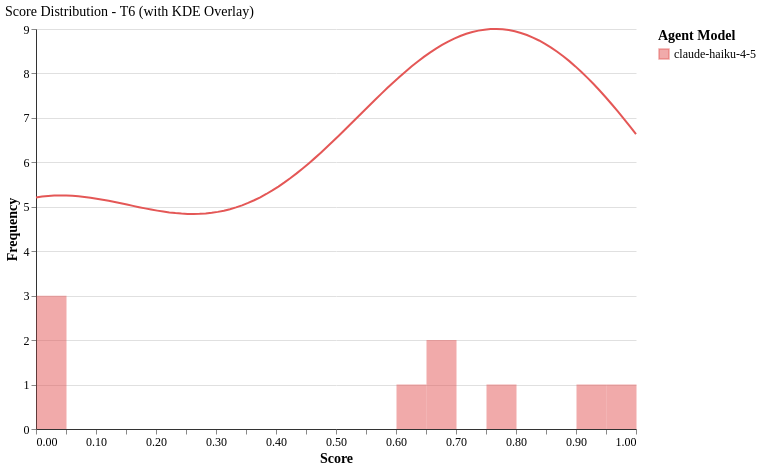

The specification (Vega-Lite) saved for this image:
### Vega-Lite specification from a JSON file in a GitHub repository (floating-point values rounded to 4 significant figures)
{"config": {"font": "serif", "axis": {"labelFontSize": 12, "titleFontSize": 14, "gridColor": "#e0e0e0", "domainColor": "#333333"}, "legend": {"labelFontSize": 12, "titleFontSize": 14}, "title": {"fontSize": 14, "anchor": "start", "fontWeight": "normal"}, "view": {"stroke": null, "continuousWidth": 400, "continuousHeight": 300, "strokeWidth": 0}, "mark": {"tooltip": true}}, "layer": [{"data": {"name": "data-59b7cec89575ca047b82c97521ae6e2a"}, "mark": {"type": "bar", "binSpacing": 0, "opacity": 0.5}, "encoding": {"color": {"field": "agent_model", "scale": {"domain": ["claude-haiku-4-5"], "range": ["#E45756"]}, "title": "Agent Model", "type": "nominal"}, "tooltip": [{"field": "agent_model", "title": "Model", "type": "nominal"}, {"aggregate": "count", "title": "Count", "type": "quantitative"}], "x": {"bin": {"maxbins": 20}, "field": "score", "title": "Score", "type": "quantitative"}, "y": {"aggregate": "count", "title": "Frequency", "type": "quantitative"}}}, {"data": {"name": "data-413efe69707f2a4b210b96188c88716f"}, "mark": {"type": "line", "strokeWidth": 2}, "encoding": {"color": {"field": "agent_model", "scale": {"domain": ["claude-haiku-4-5"], "range": ["#E45756"]}, "type": "nominal"}, "x": {"field": "score", "type": "quantitative"}, "y": {"field": "scaled_density", "type": "quantitative"}}}], "data": {"name": "data-59b7cec89575ca047b82c97521ae6e2a"}, "height": 400, "title": "Score Distribution - T6 (with KDE Overlay)", "width": 600, "$schema": "https://vega.github.io/schema/vega-lite/v6.1.0.json", "datasets": {"data-59b7cec89575ca047b82c97521ae6e2a": [{"experiment": "test-001", "agent_model": "claude-haiku-4-5", "tier": "T6", "subtest": "01", "run_number": 1, "score": 0.0, "impl_rate": null, "passed": false, "grade": "F", "cost_usd": 0.08275, "duration_seconds": 21.32, "agent_duration_seconds": 12.58, "judge_duration_seconds": 8.742, "input_tokens": 22, "output_tokens": 655, "cache_creation_tokens": 51475, "cache_read_tokens": 151135, "total_tokens": 203287, "exit_code": 0, "api_calls": 5, "num_turns": null, "num_models": null, "delegation_cost_ratio": null, "r_prog": 0.0, "strategic_drift": 0.0, "cfp": 0.0, "pr_revert_rate": 0.0}, {"experiment": "test-001", "agent_model": "claude-haiku-4-5", "tier": "T6", "subtest": "01", "run_number": 2, "score": 0.0, "impl_rate": null, "passed": false, "grade": "F", "cost_usd": 0.0675, "duration_seconds": 17.94, "agent_duration_seconds": 11.51, "judge_duration_seconds": 6.425, "input_tokens": 27, "output_tokens": 817, "cache_creation_tokens": 28587, "cache_read_tokens": 276554, "total_tokens": 305985, "exit_code": 0, "api_calls": 6, "num_turns": null, "num_models": null, "delegation_cost_ratio": null, "r_prog": 0.0, "strategic_drift": 0.0, "cfp": 0.0, "pr_revert_rate": 0.0}, {"experiment": "test-001", "agent_model": "claude-haiku-4-5", "tier": "T6", "subtest": "01", "run_number": 3, "score": 0.0, "impl_rate": null, "passed": false, "grade": "F", "cost_usd": 0.06084, "duration_seconds": 16.47, "agent_duration_seconds": 12.03, "judge_duration_seconds": 4.443, "input_tokens": 22, "output_tokens": 589, "cache_creation_tokens": 28303, "cache_read_tokens": 224953, "total_tokens": 253867, "exit_code": 0, "api_calls": 5, "num_turns": null, "num_models": null, "delegation_cost_ratio": null, "r_prog": 0.0, "strategic_drift": 0.0, "cfp": 0.0, "pr_revert_rate": 0.0}, {"experiment": "test-002", "agent_model": "claude-haiku-4-5", "tier": "T6", "subtest": "01", "run_number": 1, "score": 0.68, "impl_rate": 0.8441, "passed": true, "grade": "B", "cost_usd": 0.2548, "duration_seconds": 289.4, "agent_duration_seconds": 98.58, "judge_duration_seconds": 190.8, "input_tokens": 104, "output_tokens": 5520, "cache_creation_tokens": 73647, "cache_read_tokens": 1350451, "total_tokens": 1429722, "exit_code": 0, "api_calls": 36, "num_turns": null, "num_models": null, "delegation_cost_ratio": null, "r_prog": 0.0, "strategic_drift": 0.0, "cfp": 0.0, "pr_revert_rate": 0.0}, {"experiment": "test-002", "agent_model": "claude-haiku-4-5", "tier": "T6", "subtest": "01", "run_number": 2, "score": 0.795, "impl_rate": 0.8485, "passed": true, "grade": "B", "cost_usd": 0.2915, "duration_seconds": 252.6, "agent_duration_seconds": 95.23, "judge_duration_seconds": 157.3, "input_tokens": 51, "output_tokens": 5324, "cache_creation_tokens": 74374, "cache_read_tokens": 1718829, "total_tokens": 1798578, "exit_code": 0, "api_calls": 28, "num_turns": null, "num_models": null, "delegation_cost_ratio": null, "r_prog": 0.0, "strategic_drift": 0.0, "cfp": 0.0, "pr_revert_rate": 0.0}, {"experiment": "test-002", "agent_model": "claude-haiku-4-5", "tier": "T6", "subtest": "01", "run_number": 3, "score": 0.69, "impl_rate": 0.8143, "passed": true, "grade": "B", "cost_usd": 0.2912, "duration_seconds": 291.0, "agent_duration_seconds": 91.98, "judge_duration_seconds": 199.1, "input_tokens": 77, "output_tokens": 6614, "cache_creation_tokens": 75432, "cache_read_tokens": 1637816, "total_tokens": 1719939, "exit_code": 0, "api_calls": 35, "num_turns": null, "num_models": null, "delegation_cost_ratio": null, "r_prog": 0.0, "strategic_drift": 0.0, "cfp": 0.0, "pr_revert_rate": 0.0}, {"experiment": "test-003", "agent_model": "claude-haiku-4-5", "tier": "T6", "subtest": "01", "run_number": 1, "score": 0.9583, "impl_rate": 1.0, "passed": true, "grade": "A", "cost_usd": 0.1126, "duration_seconds": 205.7, "agent_duration_seconds": 97.2, "judge_duration_seconds": 108.5, "input_tokens": 45, "output_tokens": 1702, "cache_creation_tokens": 31019, "cache_read_tokens": 652806, "total_tokens": 685572, "exit_code": 0, "api_calls": 13, "num_turns": null, "num_models": null, "delegation_cost_ratio": null, "r_prog": 0.0, "strategic_drift": 0.0, "cfp": 0.0, "pr_revert_rate": 0.0}, {"experiment": "test-003", "agent_model": "claude-haiku-4-5", "tier": "T6", "subtest": "01", "run_number": 2, "score": 0.9167, "impl_rate": 0.875, "passed": true, "grade": "A", "cost_usd": 0.12, "duration_seconds": 144.8, "agent_duration_seconds": 81.45, "judge_duration_seconds": 63.34, "input_tokens": 52, "output_tokens": 1789, "cache_creation_tokens": 31933, "cache_read_tokens": 711188, "total_tokens": 744962, "exit_code": 0, "api_calls": 14, "num_turns": null, "num_models": null, "delegation_cost_ratio": null, "r_prog": 0.0, "strategic_drift": 0.0, "cfp": 0.0, "pr_revert_rate": 0.0}, {"experiment": "test-003", "agent_model": "claude-haiku-4-5", "tier": "T6", "subtest": "01", "run_number": 3, "score": 0.625, "impl_rate": 0.875, "passed": true, "grade": "B", "cost_usd": 0.06763, "duration_seconds": 165.1, "agent_duration_seconds": 26.43, "judge_duration_seconds": 138.6, "input_tokens": 23, "output_tokens": 978, "cache_creation_tokens": 31734, "cache_read_tokens": 230461, "total_tokens": 263196, "exit_code": 0, "api_calls": 5, "num_turns": null, "num_models": null, "delegation_cost_ratio": null, "r_prog": 0.0, "strategic_drift": 0.0, "cfp": 0.0, "pr_revert_rate": 0.0}], "data-413efe69707f2a4b210b96188c88716f": [{"agent_model": "claude-haiku-4-5", "tier": "T6", "score": 0.0, "density": 0.5338, "scaled_density": 5.21}, {"agent_model": "claude-haiku-4-5", "tier": "T6", "score": 0.0101, "density": 0.5357, "scaled_density": 5.229}, {"agent_model": "claude-haiku-4-5", "tier": "T6", "score": 0.0202, "density": 0.5371, "scaled_density": 5.243}, {"agent_model": "claude-haiku-4-5", "tier": "T6", "score": 0.0303, "density": 0.5379, "scaled_density": 5.251}, {"agent_model": "claude-haiku-4-5", "tier": "T6", "score": 0.0404, "density": 0.5382, "scaled_density": 5.254}, {"agent_model": "claude-haiku-4-5", "tier": "T6", "score": 0.05051, "density": 0.5381, "scaled_density": 5.252}, {"agent_model": "claude-haiku-4-5", "tier": "T6", "score": 0.06061, "density": 0.5374, "scaled_density": 5.246}, {"agent_model": "claude-haiku-4-5", "tier": "T6", "score": 0.07071, "density": 0.5363, "scaled_density": 5.236}, {"agent_model": "claude-haiku-4-5", "tier": "T6", "score": 0.08081, "density": 0.5349, "scaled_density": 5.221}, {"agent_model": "claude-haiku-4-5", "tier": "T6", "score": 0.09091, "density": 0.533, "scaled_density": 5.203}, {"agent_model": "claude-haiku-4-5", "tier": "T6", "score": 0.101, "density": 0.5309, "scaled_density": 5.183}, {"agent_model": "claude-haiku-4-5", "tier": "T6", "score": 0.1111, "density": 0.5285, "scaled_density": 5.159}, {"agent_model": "claude-haiku-4-5", "tier": "T6", "score": 0.1212, "density": 0.5259, "scaled_density": 5.134}, {"agent_model": "claude-haiku-4-5", "tier": "T6", "score": 0.1313, "density": 0.5231, "scaled_density": 5.106}, {"agent_model": "claude-haiku-4-5", "tier": "T6", "score": 0.1414, "density": 0.5202, "scaled_density": 5.078}, {"agent_model": "claude-haiku-4-5", "tier": "T6", "score": 0.1515, "density": 0.5172, "scaled_density": 5.049}, {"agent_model": "claude-haiku-4-5", "tier": "T6", "score": 0.1616, "density": 0.5143, "scaled_density": 5.02}, {"agent_model": "claude-haiku-4-5", "tier": "T6", "score": 0.1717, "density": 0.5113, "scaled_density": 4.991}, {"agent_model": "claude-haiku-4-5", "tier": "T6", "score": 0.1818, "density": 0.5085, "scaled_density": 4.964}, {"agent_model": "claude-haiku-4-5", "tier": "T6", "score": 0.1919, "density": 0.5058, "scaled_density": 4.938}, {"agent_model": "claude-haiku-4-5", "tier": "T6", "score": 0.202, "density": 0.5033, "scaled_density": 4.913}, {"agent_model": "claude-haiku-4-5", "tier": "T6", "score": 0.2121, "density": 0.5011, "scaled_density": 4.892}, {"agent_model": "claude-haiku-4-5", "tier": "T6", "score": 0.2222, "density": 0.4992, "scaled_density": 4.873}, {"agent_model": "claude-haiku-4-5", "tier": "T6", "score": 0.2323, "density": 0.4977, "scaled_density": 4.858}, {"agent_model": "claude-haiku-4-5", "tier": "T6", "score": 0.2424, "density": 0.4965, "scaled_density": 4.847}, {"agent_model": "claude-haiku-4-5", "tier": "T6", "score": 0.2525, "density": 0.4958, "scaled_density": 4.84}, {"agent_model": "claude-haiku-4-5", "tier": "T6", "score": 0.2626, "density": 0.4956, "scaled_density": 4.838}, {"agent_model": "claude-haiku-4-5", "tier": "T6", "score": 0.2727, "density": 0.496, "scaled_density": 4.841}, {"agent_model": "claude-haiku-4-5", "tier": "T6", "score": 0.2828, "density": 0.4968, "scaled_density": 4.85}, {"agent_model": "claude-haiku-4-5", "tier": "T6", "score": 0.2929, "density": 0.4983, "scaled_density": 4.865}, {"agent_model": "claude-haiku-4-5", "tier": "T6", "score": 0.303, "density": 0.5004, "scaled_density": 4.885}, {"agent_model": "claude-haiku-4-5", "tier": "T6", "score": 0.3131, "density": 0.5032, "scaled_density": 4.912}, {"agent_model": "claude-haiku-4-5", "tier": "T6", "score": 0.3232, "density": 0.5066, "scaled_density": 4.946}, {"agent_model": "claude-haiku-4-5", "tier": "T6", "score": 0.3333, "density": 0.5107, "scaled_density": 4.986}, {"agent_model": "claude-haiku-4-5", "tier": "T6", "score": 0.3434, "density": 0.5155, "scaled_density": 5.033}, {"agent_model": "claude-haiku-4-5", "tier": "T6", "score": 0.3535, "density": 0.521, "scaled_density": 5.086}, {"agent_model": "claude-haiku-4-5", "tier": "T6", "score": 0.3636, "density": 0.5272, "scaled_density": 5.147}, {"agent_model": "claude-haiku-4-5", "tier": "T6", "score": 0.3737, "density": 0.5341, "scaled_density": 5.214}, {"agent_model": "claude-haiku-4-5", "tier": "T6", "score": 0.3838, "density": 0.5417, "scaled_density": 5.288}, {"agent_model": "claude-haiku-4-5", "tier": "T6", "score": 0.3939, "density": 0.5499, "scaled_density": 5.368}, {"agent_model": "claude-haiku-4-5", "tier": "T6", "score": 0.404, "density": 0.5588, "scaled_density": 5.455}, {"agent_model": "claude-haiku-4-5", "tier": "T6", "score": 0.4141, "density": 0.5684, "scaled_density": 5.548}, {"agent_model": "claude-haiku-4-5", "tier": "T6", "score": 0.4242, "density": 0.5785, "scaled_density": 5.647}, {"agent_model": "claude-haiku-4-5", "tier": "T6", "score": 0.4343, "density": 0.5892, "scaled_density": 5.751}, {"agent_model": "claude-haiku-4-5", "tier": "T6", "score": 0.4444, "density": 0.6004, "scaled_density": 5.861}, {"agent_model": "claude-haiku-4-5", "tier": "T6", "score": 0.4545, "density": 0.6122, "scaled_density": 5.976}, {"agent_model": "claude-haiku-4-5", "tier": "T6", "score": 0.4646, "density": 0.6243, "scaled_density": 6.095}, {"agent_model": "claude-haiku-4-5", "tier": "T6", "score": 0.4747, "density": 0.6369, "scaled_density": 6.218}, {"agent_model": "claude-haiku-4-5", "tier": "T6", "score": 0.4848, "density": 0.6499, "scaled_density": 6.344}, {"agent_model": "claude-haiku-4-5", "tier": "T6", "score": 0.4949, "density": 0.6631, "scaled_density": 6.473}, {"agent_model": "claude-haiku-4-5", "tier": "T6", "score": 0.5051, "density": 0.6766, "scaled_density": 6.605}, {"agent_model": "claude-haiku-4-5", "tier": "T6", "score": 0.5152, "density": 0.6903, "scaled_density": 6.739}, {"agent_model": "claude-haiku-4-5", "tier": "T6", "score": 0.5253, "density": 0.7042, "scaled_density": 6.874}, {"agent_model": "claude-haiku-4-5", "tier": "T6", "score": 0.5354, "density": 0.718, "scaled_density": 7.009}, {"agent_model": "claude-haiku-4-5", "tier": "T6", "score": 0.5455, "density": 0.7319, "scaled_density": 7.145}, {"agent_model": "claude-haiku-4-5", "tier": "T6", "score": 0.5556, "density": 0.7458, "scaled_density": 7.28}, {"agent_model": "claude-haiku-4-5", "tier": "T6", "score": 0.5657, "density": 0.7595, "scaled_density": 7.414}, {"agent_model": "claude-haiku-4-5", "tier": "T6", "score": 0.5758, "density": 0.7731, "scaled_density": 7.546}, {"agent_model": "claude-haiku-4-5", "tier": "T6", "score": 0.5859, "density": 0.7864, "scaled_density": 7.676}, {"agent_model": "claude-haiku-4-5", "tier": "T6", "score": 0.596, "density": 0.7994, "scaled_density": 7.803}, {"agent_model": "claude-haiku-4-5", "tier": "T6", "score": 0.6061, "density": 0.812, "scaled_density": 7.926}, {"agent_model": "claude-haiku-4-5", "tier": "T6", "score": 0.6162, "density": 0.8242, "scaled_density": 8.045}, {"agent_model": "claude-haiku-4-5", "tier": "T6", "score": 0.6263, "density": 0.8359, "scaled_density": 8.16}, {"agent_model": "claude-haiku-4-5", "tier": "T6", "score": 0.6364, "density": 0.8471, "scaled_density": 8.269}, {"agent_model": "claude-haiku-4-5", "tier": "T6", "score": 0.6465, "density": 0.8576, "scaled_density": 8.372}, {"agent_model": "claude-haiku-4-5", "tier": "T6", "score": 0.6566, "density": 0.8676, "scaled_density": 8.469}, {"agent_model": "claude-haiku-4-5", "tier": "T6", "score": 0.6667, "density": 0.8768, "scaled_density": 8.559}, {"agent_model": "claude-haiku-4-5", "tier": "T6", "score": 0.6768, "density": 0.8853, "scaled_density": 8.642}, {"agent_model": "claude-haiku-4-5", "tier": "T6", "score": 0.6869, "density": 0.8929, "scaled_density": 8.717}, {"agent_model": "claude-haiku-4-5", "tier": "T6", "score": 0.697, "density": 0.8998, "scaled_density": 8.783}, {"agent_model": "claude-haiku-4-5", "tier": "T6", "score": 0.7071, "density": 0.9058, "scaled_density": 8.842}, {"agent_model": "claude-haiku-4-5", "tier": "T6", "score": 0.7172, "density": 0.9109, "scaled_density": 8.892}, {"agent_model": "claude-haiku-4-5", "tier": "T6", "score": 0.7273, "density": 0.915, "scaled_density": 8.932}, {"agent_model": "claude-haiku-4-5", "tier": "T6", "score": 0.7374, "density": 0.9182, "scaled_density": 8.964}, {"agent_model": "claude-haiku-4-5", "tier": "T6", "score": 0.7475, "density": 0.9205, "scaled_density": 8.985}, {"agent_model": "claude-haiku-4-5", "tier": "T6", "score": 0.7576, "density": 0.9217, "scaled_density": 8.998}, {"agent_model": "claude-haiku-4-5", "tier": "T6", "score": 0.7677, "density": 0.922, "scaled_density": 9.0}, {"agent_model": "claude-haiku-4-5", "tier": "T6", "score": 0.7778, "density": 0.9212, "scaled_density": 8.993}, {"agent_model": "claude-haiku-4-5", "tier": "T6", "score": 0.7879, "density": 0.9194, "scaled_density": 8.975}, {"agent_model": "claude-haiku-4-5", "tier": "T6", "score": 0.798, "density": 0.9167, "scaled_density": 8.948}, {"agent_model": "claude-haiku-4-5", "tier": "T6", "score": 0.8081, "density": 0.9129, "scaled_density": 8.911}, {"agent_model": "claude-haiku-4-5", "tier": "T6", "score": 0.8182, "density": 0.9081, "scaled_density": 8.864}, {"agent_model": "claude-haiku-4-5", "tier": "T6", "score": 0.8283, "density": 0.9023, "scaled_density": 8.808}, {"agent_model": "claude-haiku-4-5", "tier": "T6", "score": 0.8384, "density": 0.8955, "scaled_density": 8.742}, {"agent_model": "claude-haiku-4-5", "tier": "T6", "score": 0.8485, "density": 0.8878, "scaled_density": 8.667}, {"agent_model": "claude-haiku-4-5", "tier": "T6", "score": 0.8586, "density": 0.8792, "scaled_density": 8.582}, {"agent_model": "claude-haiku-4-5", "tier": "T6", "score": 0.8687, "density": 0.8696, "scaled_density": 8.489}, {"agent_model": "claude-haiku-4-5", "tier": "T6", "score": 0.8788, "density": 0.8592, "scaled_density": 8.387}, {"agent_model": "claude-haiku-4-5", "tier": "T6", "score": 0.8889, "density": 0.8479, "scaled_density": 8.277}, {"agent_model": "claude-haiku-4-5", "tier": "T6", "score": 0.899, "density": 0.8358, "scaled_density": 8.159}, {"agent_model": "claude-haiku-4-5", "tier": "T6", "score": 0.9091, "density": 0.823, "scaled_density": 8.034}, {"agent_model": "claude-haiku-4-5", "tier": "T6", "score": 0.9192, "density": 0.8094, "scaled_density": 7.901}, {"agent_model": "claude-haiku-4-5", "tier": "T6", "score": 0.9293, "density": 0.7951, "scaled_density": 7.762}, {"agent_model": "claude-haiku-4-5", "tier": "T6", "score": 0.9394, "density": 0.7802, "scaled_density": 7.616}, {"agent_model": "claude-haiku-4-5", "tier": "T6", "score": 0.9495, "density": 0.7646, "scaled_density": 7.464}, {"agent_model": "claude-haiku-4-5", "tier": "T6", "score": 0.9596, "density": 0.7485, "scaled_density": 7.307}, {"agent_model": "claude-haiku-4-5", "tier": "T6", "score": 0.9697, "density": 0.7319, "scaled_density": 7.145}, {"agent_model": "claude-haiku-4-5", "tier": "T6", "score": 0.9798, "density": 0.7149, "scaled_density": 6.978}, {"agent_model": "claude-haiku-4-5", "tier": "T6", "score": 0.9899, "density": 0.6974, "scaled_density": 6.807}, {"agent_model": "claude-haiku-4-5", "tier": "T6", "score": 1.0, "density": 0.6795, "scaled_density": 6.633}]}}
